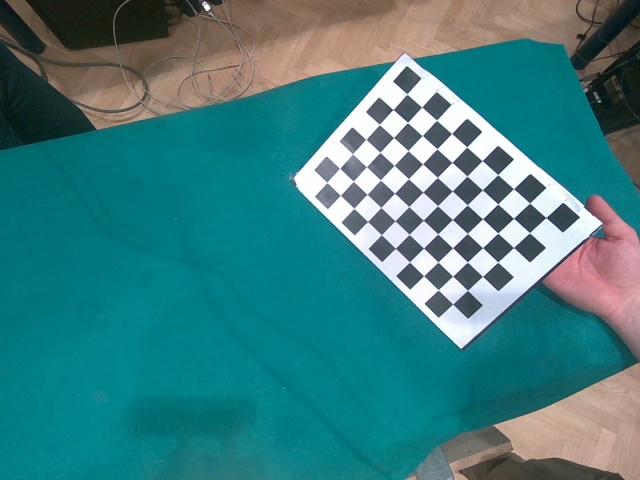
#> input picture checkerboard/image_0002.png, 640 x 480 px; its folder holds 4 pictures in this run
$ python intrinsic_calibration.py
#> lines starting #> are read from the running program, lines starting #| are printed output that depends on the picture
import cv2
import numpy as np
import glob
import os

checkerboard_size = (10, 7)
square_size = 0.024
criteria = (cv2.TERM_CRITERIA_EPS + cv2.TERM_CRITERIA_MAX_ITER, 30, 0.001)
image_dir = "checkerboard"
# prepare object points, like (0,0,0), (1,0,0), (2,0,0) ....,(8,5,0)
# Shape: (N, 3) where N = checkerboard_size[0] * checkerboard_size[1]
objp = np.zeros((checkerboard_size[0] * checkerboard_size[1], 3), np.float32)
objp[:, :2] = np.mgrid[0 : checkerboard_size[0], 0 : checkerboard_size[1]].T.reshape(
    -1, 2
)
objp *= square_size

# Arrays to store object points and image points from all the images.
objpoints = []  # 3d point in real world space
imgpoints = []  # 2d points in image plane.

images = glob.glob(os.path.join(image_dir, "*.jpg"))
images += glob.glob(os.path.join(image_dir, "*.png"))

gray = None
for fname in images:
    img = cv2.imread(fname)
#> img is the input picture: shape (480, 640, 3); mean B, G, R 127.7, 125.4, 61
    if img is None:
        continue
    gray = cv2.cvtColor(img, cv2.COLOR_BGR2GRAY)
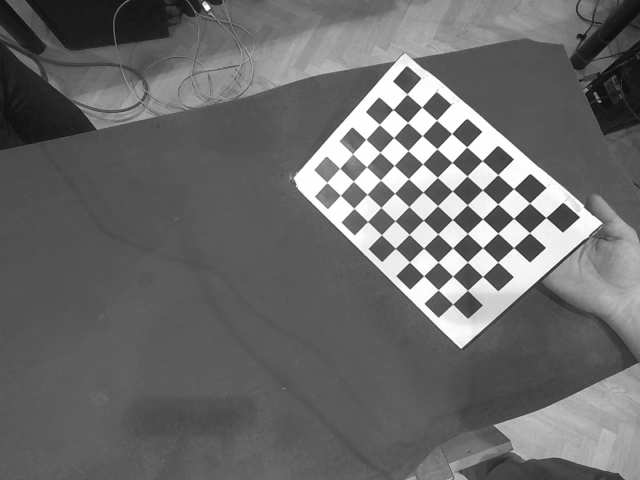
#> gray: shape (480, 640); min 11, max 254, mean 106.4

    # Find the chess board corners
    ret, corners = cv2.findChessboardCorners(gray, checkerboard_size, None)
#> ret = True; corners = 70 rows, first 8: [406.9, 94.15], [421.7, 107.2], [436.5, 120.3], [451.6, 133.5], [466.7, 147], [482.1, 160.7], [497.8, 174.7], [513.5, 188.7]
    # If found, add object points, image points (after refining them)
    if ret:
        objpoints.append(objp)

        # Refine corners
        # corners2 shape: (N, 1, 2)
        corners2 = cv2.cornerSubPix(gray, corners, (11, 11), (-1, -1), criteria)
#> corners2 = 70 rows, first 8: [406.9, 93.96], [421.7, 107], [436.5, 120.2], [451.6, 133.5], [466.7, 146.9], [482.2, 160.6], [497.7, 174.6], [513.5, 188.7]
        imgpoints.append(corners2)
#> pass 2 of the loop `for fname in images:`:
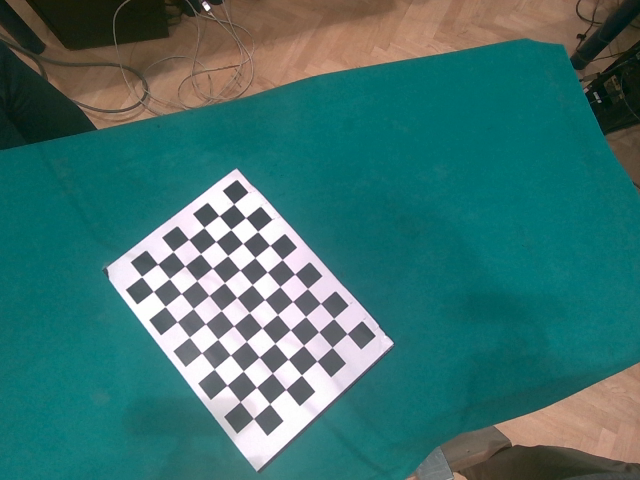
#> input picture checkerboard/image_0003.png, 640 x 480 px
#> img is the input picture: shape (480, 640, 3); mean B, G, R 110.7, 113.9, 61
#> `gray = cv2.cvtColor(img, cv2.COLOR_BGR2GRAY)`:
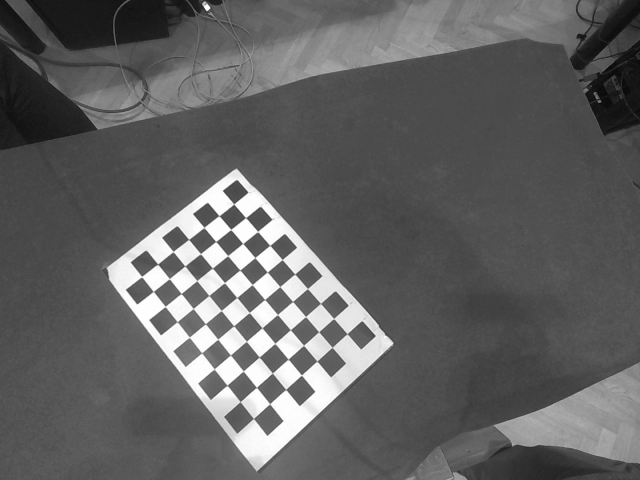
#> gray: shape (480, 640); min 5, max 255, mean 97.6
#> corners = 70 rows, first 8: [233.7, 203.9], [245.5, 217.6], [257.6, 231.5], [269.7, 245.4], [282.2, 259.6], [294.7, 274.1], [307.5, 288.5], [320.4, 303.4]
#> corners2 = 70 rows, first 8: [233.7, 203.9], [245.6, 217.6], [257.6, 231.4], [269.8, 245.4], [282.2, 259.5], [294.7, 273.9], [307.5, 288.5], [320.5, 303.4]
#> pass 3 of the loop `for fname in images:`:
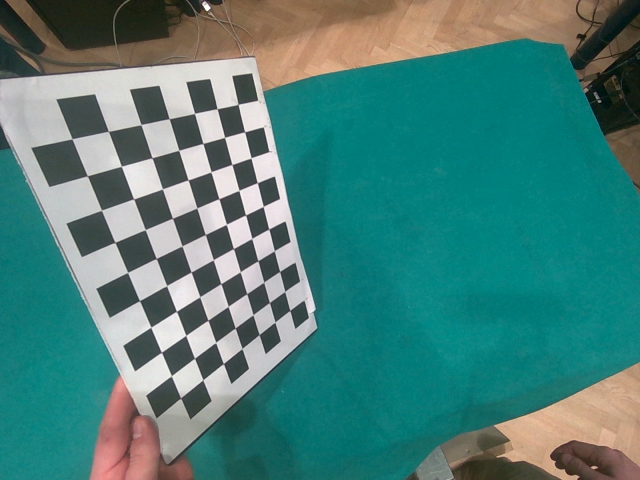
#> input picture checkerboard/image_0004.png, 640 x 480 px
#> img is the input picture: shape (480, 640, 3); mean B, G, R 121.1, 127.2, 73.6
#> `gray = cv2.cvtColor(img, cv2.COLOR_BGR2GRAY)`:
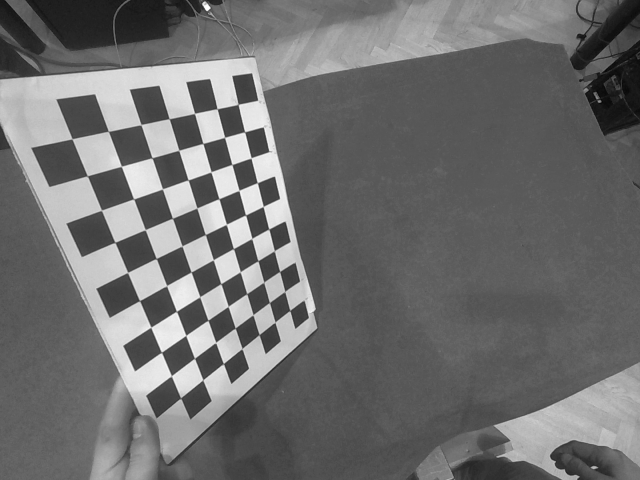
#> gray: shape (480, 640); min 7, max 255, mean 110.4
#> corners = 70 rows, first 8: [238.3, 104.3], [244.6, 131.9], [251.2, 157.9], [257.3, 182.7], [263.1, 206.5], [268.8, 229.1], [274.2, 250.9], [279.6, 271.5]
#> corners2 = 70 rows, first 8: [238.1, 104.3], [244.6, 131.8], [251, 157.8], [257.3, 182.6], [263.2, 206.4], [268.8, 229], [274.3, 250.7], [279.6, 271.4]
#> the loop made 4 passes; the first 3 are shown

if len(objpoints) == 0:
    print("No checkerboard corners found in the images.")
    # raise ValueError("No checkerboard corners found in the images.")

# Calibrate camera
# mtx shape: (3, 3)
# dist shape: (1, 5)
ret, mtx, dist, rvecs, tvecs = cv2.calibrateCamera(
    objpoints, imgpoints, gray.shape[::-1], None, None
)

# Ensure that the "intrinsics" directory exists
os.makedirs("intrinsics", exist_ok=True)
print("Camera Matrix:\n", mtx)
print("Distortion Coefficients:\n", dist)
# Save the camera matrix and distortion coefficients as .npy files
np.save("intrinsics/intrinsics.npy", mtx)
np.save("intrinsics/distortions.npy", dist)

print("\nSaved to intrinsics/intrinsics.npy and intrinsics/distortions.npy")
